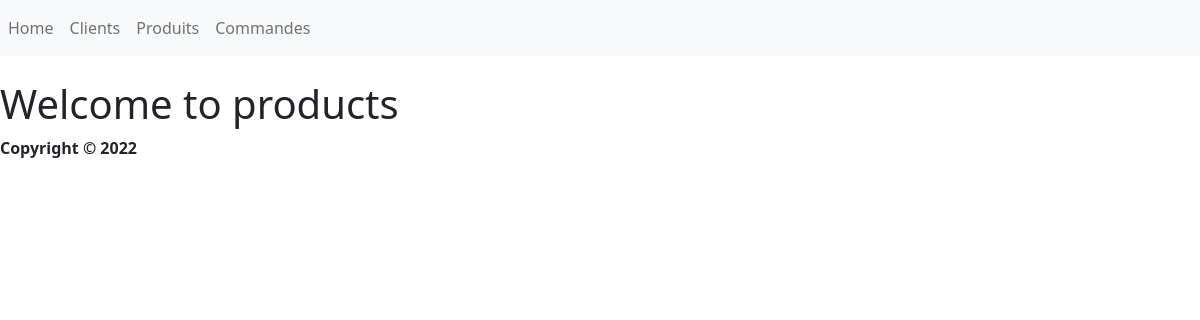
The page /Produits/ on the database as committed earlier.
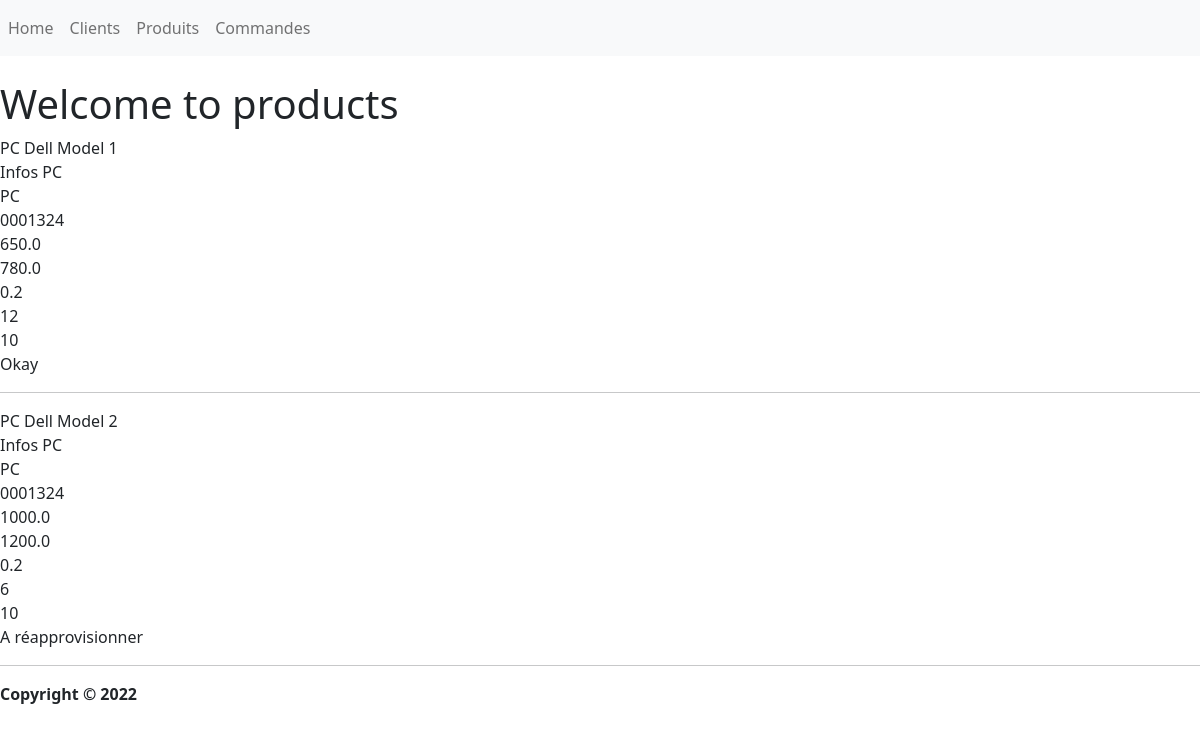
The same page on the database as committed later.
### Main/models.py (models this page shows, shortened)
class Product(models.Model):
    CATEGORY_CHOICES=(('PC','PC'),('Autre','Autre'))
    name=models.CharField(max_length=200, null=True)
    description=models.CharField(max_length=200, null=True)
    category=models.CharField(max_length=200, null=True,choices=CATEGORY_CHOICES)
    n_lot=models.CharField(max_length=200, null=True)
    price_pdt_HT=models.FloatField(null=True)
    price_pdt_TTC=models.FloatField(null=True)
    commercial_margin=models.FloatField(null=True)
    stock_q=models.IntegerField(null=True)
    stock_security=models.IntegerField(null=True)
    @property
    def stock_status(self):#for particular product order total
        if self.stock_q < self.stock_security:
            stock_res="A réapprovisionner"
        else:
            stock_res="Okay"
        return stock_res

### Main/views.py (the view)
# urls.py: path('Produits/', products, name='products_page'),
def products(request):
    if request.method=="POST":
        product=Product()
        product.name=request.POST['product_name']
        product.description=request.POST['product_description']
        product.category=request.POST['product_category']
        product.n_lot=request.POST['product_n_lot']
        product.price_pdt_HT=request.POST['product_price_pdt_HT']
        product.price_pdt_TTC=request.POST['product_price_pdt_TTC']
        product.commercial_margin=request.POST['product_commercial_margin']
        product.stock_q=request.POST['product_stock_q']
        product.stock_security=request.POST['product_stock_security']
        product.stock_status=request.POST['product_stock_status']
        product.save()
        return redirect('/')
    else:
        my_product=Product.objects.all()
        context={"my_product": my_product}
        return render(request,'Main/products.html',context)

### Main/Templates/Main/products.html
{% extends "main/base.html" %}
{% block content %}
    <header>
        <h1> Welcome to products </h1>
    </header>
    {% for my_product_item in my_product %}
        {{my_product_item.name}}
        <br>
        {{my_product_item.description}}
        <br>
        {{my_product_item.category}}
        <br>
        {{my_product_item.n_lot}}
        <br>
        {{my_product_item.price_pdt_HT}}
        <br>
        {{my_product_item.price_pdt_TTC}}
        <br>
        {{my_product_item.commercial_margin}}
        <br>
        {{my_product_item.stock_q}}
        <br>
        {{my_product_item.stock_security}}
        <br>
        {{my_product_item.stock_status}}
        <br>
        <hr>
    {% endfor %}
{% endblock content %}

Rows that differ between the two databases and show on the page:
added Product: name "PC Dell Model 1", description "Infos PC", category "PC", n_lot "0001324", price_pdt_HT "650.0", price_pdt_TTC "780.0", commercial_margin "0.2", stock_q "12", stock_security "10", stock_status "Okay"
added Product: name "PC Dell Model 2", description "Infos PC", category "PC", n_lot "0001324", price_pdt_HT "1000.0", price_pdt_TTC "1200.0", commercial_margin "0.2", stock_q "6", stock_security "10", stock_status "A réapprovisionner"
